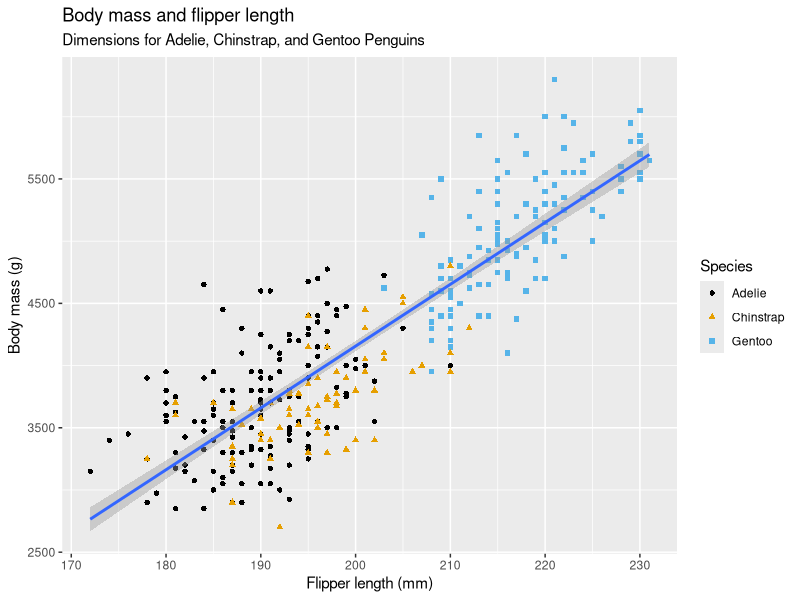
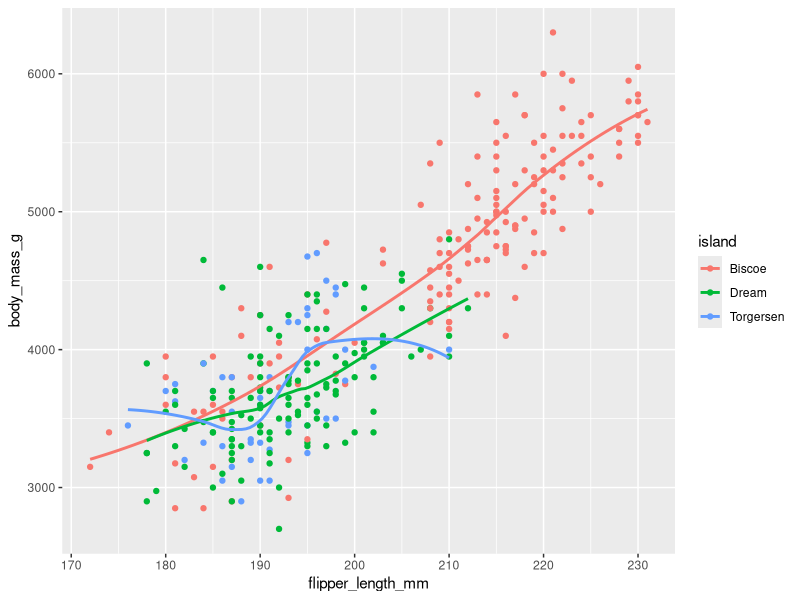
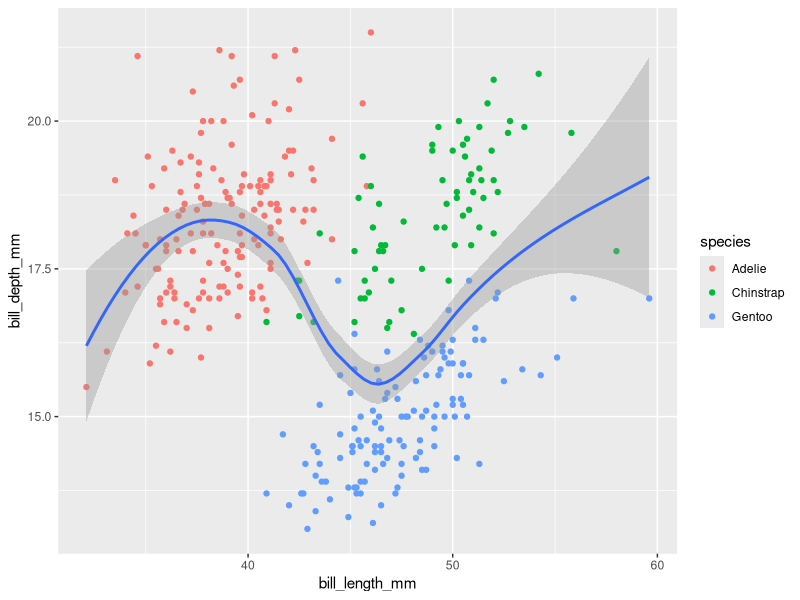
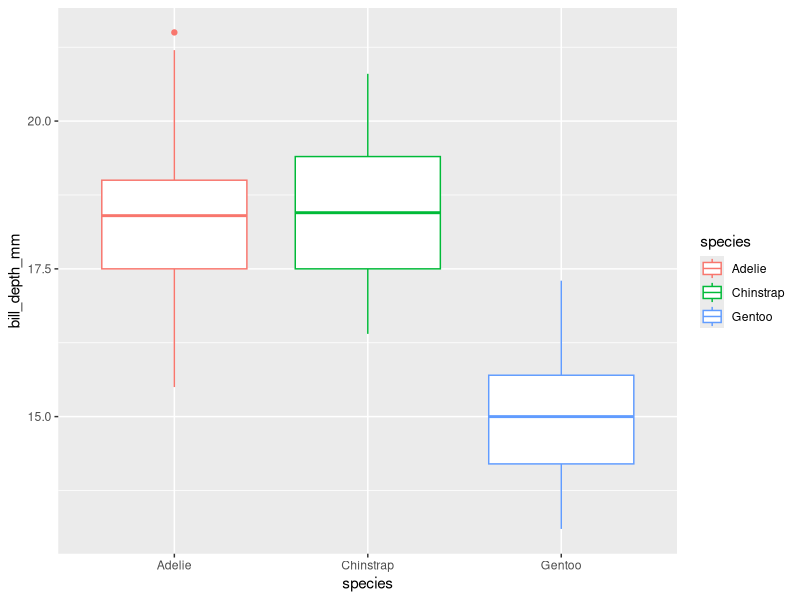
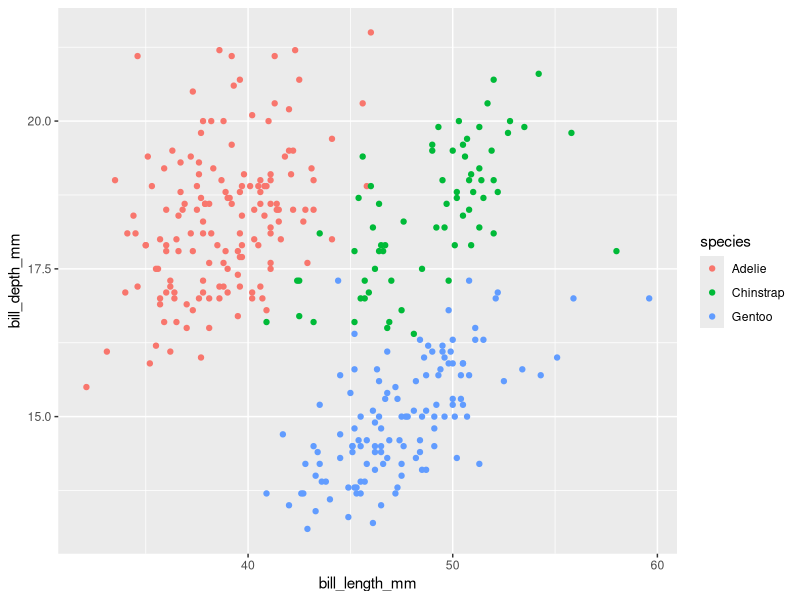
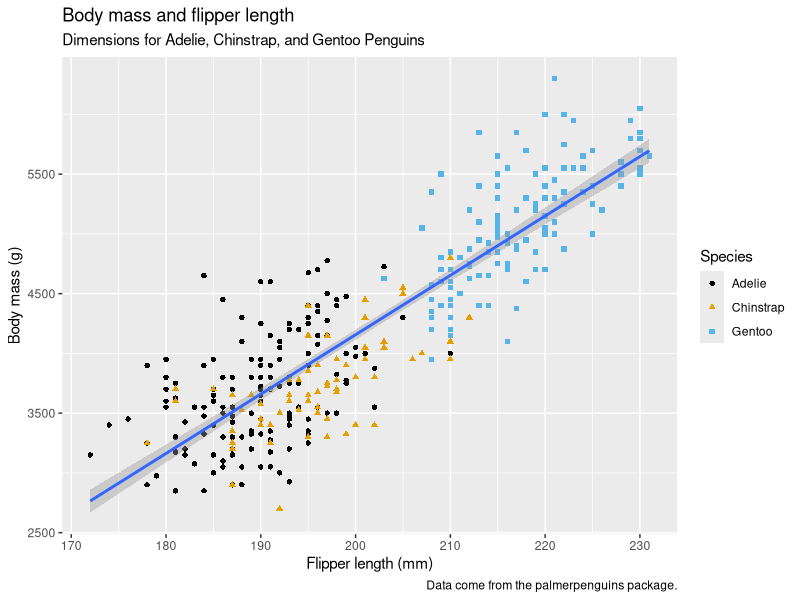

The R source for these figures, in order:
library(tidyverse)
library(ggplot2)
library(ggthemes)
library(palmerpenguins)

glimpse(penguins)
dim(penguins)
summary(penguins)
str(penguins)

ggplot(
  data = penguins,
  mapping = aes(x = flipper_length_mm, y = body_mass_g)
) +
  geom_point(mapping = aes(color = species, shape = species)) +
  geom_smooth(method = "lm") +
  labs(
    title = "Body mass and flipper length",
    subtitle = "Dimensions for Adelie, Chinstrap, and Gentoo Penguins",
    x = "Flipper length (mm)", y = "Body mass (g)",
    color = "Species", shape = "Species"
  ) +
  scale_color_colorblind()

ggplot(
  data = penguins,
  mapping = aes(x = flipper_length_mm, y = body_mass_g, color = island)
) +
  geom_point() +
  geom_smooth(se = FALSE)

# exercise 3
# 创建一个 bill_depth_mm vs. bill_length_mm 的散点图。
# 也就是说，在 y-axis 上绘制 bill_depth_mm，在 x-axis 上绘制 bill_length_mm。
# 描述这两个变量之间的关系。
ggplot(data = penguins, mapping = aes(x = bill_length_mm, y = bill_depth_mm)) +
  geom_point(mapping = aes(color = species)) +
  geom_smooth()

# exercise 4
# 如果你绘制 species vs. bill_depth_mm 的散点图，会发生什么？
# 选择什么样的几何图形可能更好？
?aes
ggplot(data = penguins, mapping = aes(x = species, y = bill_depth_mm)) +
  geom_boxplot(mapping = aes(color = species))

# exercise 6
# 在 geom_point() 中，na.rm 参数的作用是什么？
# 这个参数的默认值是什么？ 创建一个散点图，并成功地将该参数设置为 TRUE。
ggplot(data = penguins, mapping = aes(x = bill_length_mm, y = bill_depth_mm)) +
  geom_point(mapping = aes(color = species), na.rm = TRUE)


# excerise 7
# 在前面绘制的图中添加以下说明：“Data come from the palmerpenguins package.”
# 提示：查看 labs() 的文档。
?labs
ggplot(
  data = penguins,
  mapping = aes(x = flipper_length_mm, y = body_mass_g)
) +
  geom_point(mapping = aes(color = species, shape = species)) +
  geom_smooth(method = "lm") +
  labs(
    title = "Body mass and flipper length",
    subtitle = "Dimensions for Adelie, Chinstrap, and Gentoo Penguins",
    x = "Flipper length (mm)", y = "Body mass (g)",
    color = "Species", shape = "Species",
    caption = "Data come from the palmerpenguins package."
  ) +
  scale_color_colorblind()
